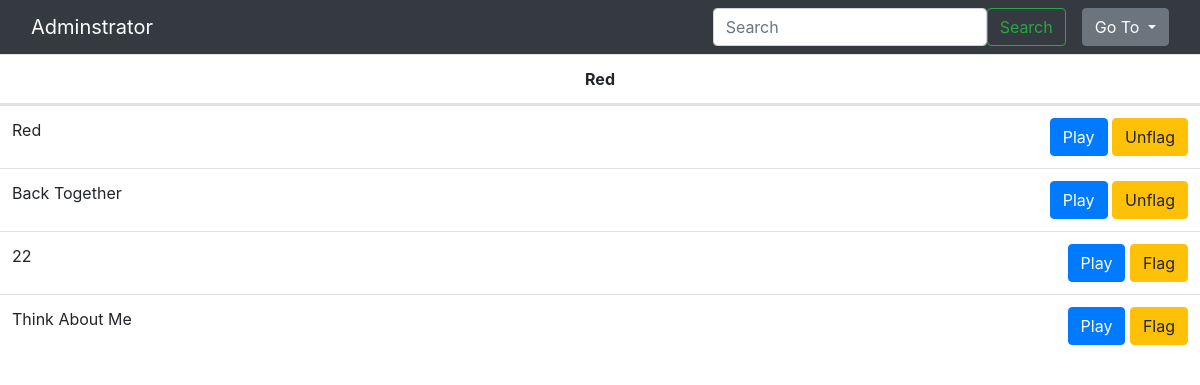
Page /admin_view_album/1 on the committed database.
### models.py (models this page shows)
class Album(db.Model):
   album_id=db.Column(db.Integer(),primary_key=True)
   album_name=db.Column(db.String(),nullable=False)
   artist_id=db.Column(db.Integer(),db.ForeignKey('artist.artist_id'),nullable=False)
   flag=db.Column(db.Boolean, default=False)
   songs=db.relationship('Songs',backref='from_album')

class Songs(db.Model):
   song_id=db.Column(db.Integer(),primary_key=True)
   song_name=db.Column(db.String(),nullable=False)
   singer=db.Column(db.Integer(),db.ForeignKey('artist.artist_id'),nullable=False)
   album=db.Column(db.Integer(),db.ForeignKey('album.album_id'),nullable=True)
   lyrics=db.Column(db.Text(),nullable=False)
   genre=db.Column(db.String(),nullable=False)
   total_rating=db.Column(db.Integer(),default=0)
   song_path=db.Column(db.String(),nullable=False)
   timestamp=db.Column(db.DateTime, default=datetime.utcnow)
   poster=db.Column(db.String(),nullable=False)
   flag=db.Column(db.Boolean, default=False)
   plays=db.Column(db.Integer(), default=0)

### app.py (the view)
@app.route('/admin_view_album/<int:album_id>',methods=['GET','POST'])
def admin_view_album(album_id):
   album=Album.query.filter_by(album_id=album_id).first()
   return render_template('admin_view_album.html',album=album)

### templates/admin_view_album.html (shortened to what this page needs)
<!DOCTYPE html>
<html lang="en">
<head>
    <link rel="stylesheet" href="https://cdn.jsdelivr.net/npm/bootstrap@4.0.0/dist/css/bootstrap.min.css">
    <link rel="stylesheet" href="https://cdn.jsdelivr.net/npm/bootstrap-icons@1.11.1/font/bootstrap-icons.css">
</head>
<body>
    <div mx-2>
        <nav class="navbar bg-dark">
            <form class="container-fluid" action="/search_by_admin" method="POST">
               <span style="color:white;font-size:20px">Adminstrator</span>
              <div class="ml-auto d-flex">
                <input class="form-control" type="search" placeholder="Search" aria-label="Search" name="admin_search">
               <button class="btn btn-outline-success mr-3" type="submit">Search</button>
               <div class="dropdown">
                <a class="btn btn-secondary dropdown-toggle" href="#" role="button" data-bs-toggle="dropdown" aria-expanded="false">
                  Go To
                </a>
              </div>
              </div>
            </form>
          </nav>
        <table class="table">
            <thead class="text-center">
              <tr>
                <th scope="col">{{album.album_name}}</th>
              </tr>
            </thead>
            <tbody>
                {% for song in album.songs %}
              <tr>
                <td class="d-flex justify-content-between" >
                        {{song.song_name}}
                        <div style="display:inline-block">
                        <a href="/admin_play_song/{{song.song_id}}" class="btn-md btn btn btn-primary">Play</a>
                        {% if song.flag==False %}
                        <a href="/flag_song/{{song.song_id}}" class="btn-md btn btn btn-warning" type="button">Flag</a>
                        {% else %}
                        <a href="/unflag_song/{{song.song_id}}" class="btn-md btn btn btn-warning" type="button">Unflag</a>
                        {% endif %}
                        </div>
                </td>
              </tr>
              {% endfor %}
            </tbody>
        </table>
    </div>
</body>
</html>

### rows in the picture
Album: album_name "Red"
Songs: song_name "Red"
Songs: song_name "Back Together"
Songs: song_name "22"
Songs: song_name "Think About Me"
